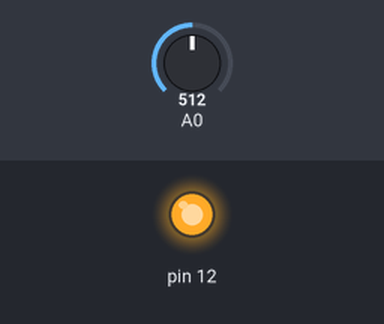
A sketch run on a simulated Arduino Uno, built with avr-gcc and run on an emulated ATmega328P. Shown: output pins drawn as LEDs (lit = HIGH). The test bench sets the inputs (shaded band); at power-on: A0 = 512. What the sketch prints to the serial monitor is not drawn.

Above: at 0.3 s.
Timing chart, 0 to 1.8 s (numbered marks = the images above):
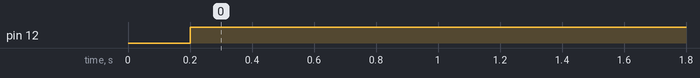

The sketch:

serial_6.ino
```cpp
//예제 6 주위 밝기에 따라 led가 켜지는 빛 감지기 만들기
void setup() {
  // put your setup code here, to run once:
  Serial.begin(9600);// 시리얼 통신 속도 설정하기, 시리얼 모니터와 맞춰야 된다.
  // 아두이노 보드와 pc가 시리얼 모니터를 통해 통신할 수 있도록 보드레이트 값을 동일하게 설정해야 통신을 할 수 있다.
  pinMode(10,INPUT);
  pinMode(12,OUTPUT);
}

void loop() {
  // put your main code here, to run repeatedly:
  char pr[12];
  sprintf(pr,"Light = %d", analogRead(A0));
  Serial.println(pr);// 시리얼 모니터에 한 줄 씩 출력하는 것
  delay(200);

  int light = analogRead(A0);
  // digitalRead(9) == HIGH
  if(light> 600 ){ // 600보다 밝으면 꺼지고
    digitalWrite(12,0);
    delay(1000);
  } else{// 600보다 어두우면 켜진다.
    digitalWrite(12,1);
    delay(1000);

//    int ledLight1 = map(light,300,1000,255,0);// 어두울 때 제일 밝게, 밝을 때 제일 어둡게
//    int ledLight2 = map(light,300,1000,0,255);// 어두울 때 제일 어둡게, 밝을 때 제일 밝게
//    analogWrite(9,ledLight1);// 아날로그 신호 주기
//    analogWrite(10,ledLight2);// 아날로그 신호 주기

  }
}
```

Measured:
- by itself, pin 12: LOW → HIGH at 0.20 s
